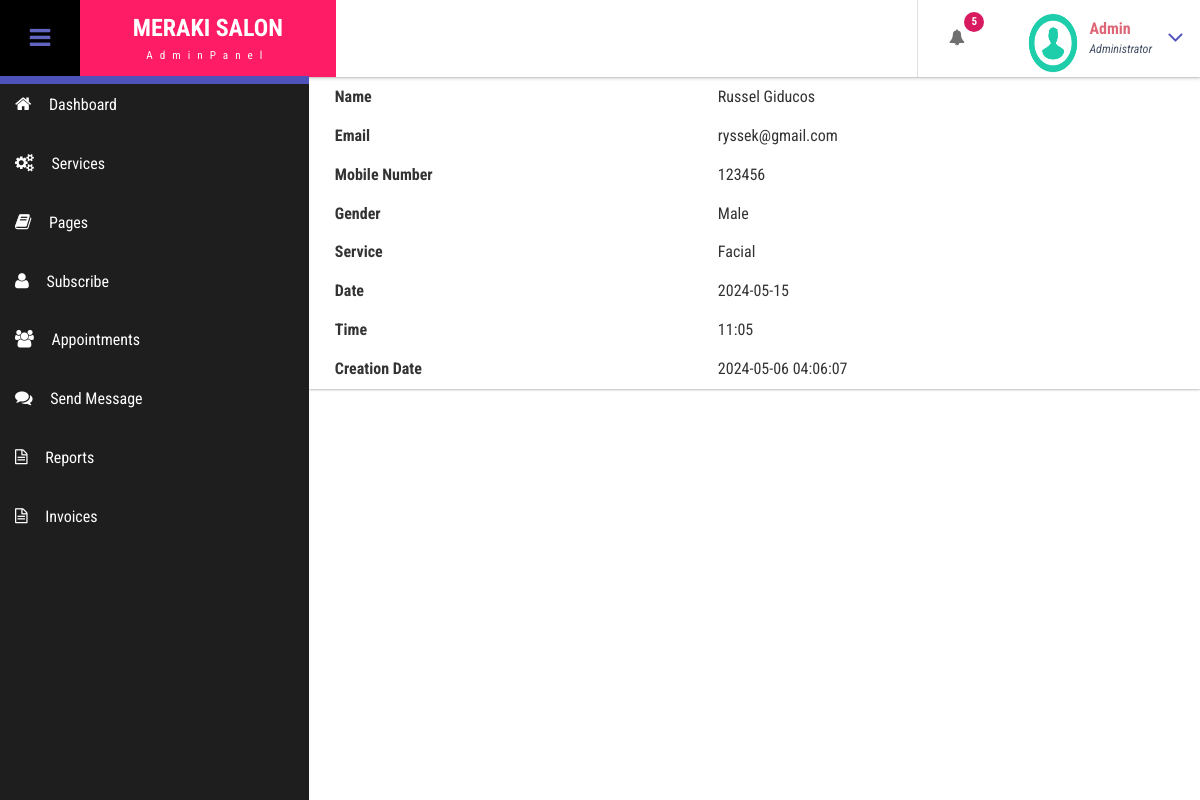
The app's page /admin/view-customer-details.php?viewid=49 (signed in) with its own data.
### tables this page shows
CREATE TABLE `tblcustomers` (
  `ID` int(10) NOT NULL,
  `Name` varchar(120) DEFAULT NULL,
  `Email` varchar(200) DEFAULT NULL,
  `MobileNumber` bigint(11) DEFAULT NULL,
  `AptNumber` varchar(120) DEFAULT NULL,
  `Gender` enum('Female','Male','Others') DEFAULT NULL,
  `app_date` varchar(120) DEFAULT NULL,
  `app_time` varchar(120) DEFAULT NULL,
  `Details` mediumtext DEFAULT NULL,
  `CreationDate` timestamp NULL DEFAULT current_timestamp()
);

### admin/view-customer-details.php (the view, shortened to what this page needs)
<?php
include('includes/dbconnection.php');
if (strlen($_SESSION['bpmsaid'] == 0)) {
	header('location:logout.php');
} else {
  if (isset($_GET['viewid'])) {
    $viewid = $_GET['viewid'];
    $query = mysqli_query($con, "SELECT * FROM tblcustomers WHERE ID='$viewid'");
    if (mysqli_num_rows($query) > 0) {
      $row = mysqli_fetch_array($query);
      $namett = $row['Name'];
      $email = $row['Email'];
      $mobileNumber = $row['MobileNumber'];
      $gender = $row['Gender'];
      $details = $row['Details'];
      $date = $row['app_date'];
      $time = $row['app_time'];
      $creationDate = $row['CreationDate'];
    } else {
      header('location:manage-customers.php');
      exit();
    }
  } else {
    header('location:manage-customers.php');
    exit();
  }
}
?>
<!DOCTYPE HTML>
<html>
<head>
  <link href="css/bootstrap.css" rel='stylesheet' type='text/css' />
  <link href="css/style.css" rel='stylesheet' type='text/css' />
  <link href="css/font-awesome.css" rel="stylesheet">
</head>
<body class="cbp-spmenu-push">
  <div class="main-content">
    <?php include_once('includes/sidebar.php'); ?>
    <?php include_once('includes/header.php'); ?>
    <div id="page-wrapper">
      <div class="main-page">
        <div class="widget-shadow">
          <div class="form-group">
            <table class="table">
              <tr>
                <th>Name</th>
                <td>
                  <?php echo $namett; ?>
                </td>
              </tr>
              <tr>
                <th>Email</th>
                <td>
                  <?php echo $email; ?>
                </td>
              </tr>
              <tr>
                <th>Mobile Number</th>
                <td>
                  <?php echo $mobileNumber; ?>
                </td>
              </tr>
              <tr>
                <th>Gender</th>
                <td>
                  <?php echo $gender; ?>
                </td>
              </tr>
              <tr>
                <th>Service</th>
                <td>
                  <?php echo $details; ?>
                </td>
              </tr>
              <tr>
                <th>Date</th>
                <td>
                  <?php echo $date; ?>
                </td>
              </tr>              <tr>
                <th>Time</th>
                <td>
                  <?php echo $time; ?>
                </td>
              </tr>
              <tr>
                <th>Creation Date</th>
                <td>
                  <?php echo $creationDate; ?>
                </td>
              </tr>
            </table>
          </div>
        </div>
      </div>
    </div>
  </div>
</body>
</html>

### admin/includes/header.php (shortened to what this page needs)
<div class="sticky-header header-section ">
  <div class="header-left">
    <button id="showLeftPush"><i class="fa fa-bars"></i></button>
    <div class="logo">
      <a href="dashboard.php">
        <h1>MERAKI SALON</h1>
        <span>AdminPanel</span>
      </a>
    </div>
  </div>
  <div class="header-right">
    <div class="profile_details_left">
      <ul class="nofitications-dropdown">
        <?php
        $ret1 = mysqli_query($con, "select ID,Name from tblcustomers ORDER BY ID DESC");
        $num = mysqli_num_rows($ret1);
        ?>
        <li class="dropdown head-dpdn">
          <a href="#" class="dropdown-toggle" data-toggle="dropdown" aria-expanded="false"><i
              class="fa fa-bell"></i><span class="badge blue"><?php echo $num; ?></span></a>
        </li>
      </ul>
      <div class="clearfix"> </div>
    </div>
    <div class="profile_details">
      <?php
      $adid = $_SESSION['bpmsaid'];
      $ret = mysqli_query($con, "select AdminName from tbladmin where ID='$adid'");
      $row = mysqli_fetch_array($ret);
      $name = $row['AdminName'];
      ?>
      <ul>
        <li class="dropdown profile_details_drop">
          <a href="#" class="dropdown-toggle" data-toggle="dropdown" aria-expanded="false">
            <div class="profile_img">
              <span class="prfil-img"><img src="images/download (1).png" alt="" width="50" height="60"> </span>
              <div class="user-name">
                <p><?php echo $name; ?></p>
                <span>Administrator</span>
              </div>
              <i class="fa fa-angle-down lnr"></i>
              <div class="clearfix"></div>
            </div>
          </a>
        </li>
      </ul>
    </div>
  </div>
  <div class="clearfix"> </div>
</div>

### admin/css/style.css (style rules this page uses)
h4, h5, h6, h1, h2, h3 { margin: 0; }
ul, ol { margin: 0; }
p { margin: 0; }
html, body { font-family: "Roboto Condensed", sans-serif; font-size: 100%; overflow-x: hidden; background: #fff; }
body a { transition: 0.5s all ease; -webkit-transition: 0.5s all ease; -moz-transition: 0.5s all ease; -o-transition: 0.5s all ease; -ms-transition: 0.5s all ease; text-decoration: none; }
h1, h2, h3, h4, h5, h6 { margin: 0; }
ul, label { margin: 0; padding: 0; }
.main-content { position: relative; }
.sticky-header { position: fixed; top: 0; left: 0px; width: 100%; z-index: 100; }
.header-section { background: #fff; box-shadow: 1px 1px 4px rgba(0, 0, 0, 0.21); -webkit-box-shadow: 1px 1px 4px rgba(0, 0, 0, 0.21); -moz-box-shadow: 1px 1px 4px rgba(0, 0, 0, 0.21); -o-box-shadow: 1px 1px 4px rgba(0, 0, 0, 0.21); }
.header-section::after { clear: both; display: block; content: ""; }
.header-left { float: left; width: 45%; }
.header-right { float: right; }
button#showLeftPush { font-size: 1.5em; width: 80px; padding: 0.87em 0; text-align: center; cursor: pointer; float: left; color: #ffffff; -moz-transition: all 0.2s ease-out 0s; -webkit-transition: all 0.2s ease-out 0s; transition: all 0.2s ease-out 0s; border: none; background-color: #000000; outline: none; }
.cbp-spmenu-push { overflow-x: hidden; position: relative; }
.cbp-spmenu, .cbp-spmenu-push { -webkit-transition: all 0.3s ease; -moz-transition: all 0.3s ease; transition: all 0.3s ease; }
.cbp-spmenu-push div#page-wrapper { margin: 0 0 0 19.3em; transition: 0.5s all; -webkit-transition: 0.5s all; -moz-transition: 0.5s all; }
.fa { display: inline-block; font-family: FontAwesome; font-style: normal; font-weight: normal; line-height: 1; -webkit-font-smoothing: antialiased; -moz-osx-font-smoothing: grayscale; }
.logo { background: #ff1c66; text-align: center; float: left; }
.logo a { padding: 0.9em 3.3em 0.7em; display: block; text-decoration: none; }
.logo a h1 { color: #fff; font-size: 1.5em; line-height: 1.2em; font-weight: 700; }
.logo a span { color: #f8f8f8; font-size: 0.7em; text-align: center; letter-spacing: 7px; }
.profile_details_left { float: left; }
li.dropdown.head-dpdn { display: inline-block; padding: 1.7em 0; border-left: 1px solid #e0e0e0; float: left; }
li.dropdown.head-dpdn a.dropdown-toggle { padding: 1.7em 2em; }
i.fa.fa-bell { color: #6f6f6f; }
.header-right span.badge { font-size: 11px; font-weight: bold; color: #fff; background: #8bc34a; line-height: 15px; width: 20px; height: 20px; border-radius: 2em; -webkit-border-radius: 2em; -moz-border-radius: 2em; -o-border-radius: 2em; text-align: center; display: inline-block; position: absolute; top: 16%; padding: 2px 0 0; }
.header-right span.blue { background-color: #d81b60; }
.profile_details { float: right; }
.profile_details_drop a.dropdown-toggle { display: block; padding: 0.8em 3em 0 2em; }
.profile_img span.prfil-img { float: left; }
.user-name { float: left; margin-top: 8px; margin-left: 11px; height: 35px; }
.profile_details ul li { list-style-type: none; position: relative; }
.profile_details li a i.fa.lnr { position: absolute; top: 34%; right: 8%; color: #4f52ba; font-size: 1.6em; }
.user-name p { font-size: 1em; color: #dd6777; line-height: 1em; font-weight: 700; }
.user-name span { font-size: 0.75em; font-style: italic; color: #424f63; font-weight: normal; margin-top: 0.3em; }
.widget-shadow { background-color: #fff; box-shadow: 0 -1px 3px rgba(0, 0, 0, 0.12), 0 1px 2px rgba(0, 0, 0, 0.24); -webkit-box-shadow: 0 -1px 3px rgba(0, 0, 0, 0.12), 0 1px 2px rgba(0, 0, 0, 0.24); -moz-box-shadow: 0 -1px 3px rgba(0, 0, 0, 0.12), 0 1px 2px rgba(0, 0, 0, 0.24); }
.table > thead > tr > th, .table > tbody > tr > th, .table > tfoot > tr > th, .table > thead > tr > td, .table > tbody > tr > td, .table > tfoot > tr > td { border-top: none; }

### admin/view-customer-details.php (style rules this page uses)
.form-group { margin-left: 18px; margin-top: 78px; }

### records on screen
tblcustomers: Name "Russel Giducos", Email "ryssek@gmail.com", MobileNumber "123456", Gender "Male", Details "Facial", app_date "2024-05-15", app_time "11:05", CreationDate "2024-05-06 04:06:07"

### other values on screen
$num "5"
$name "Admin"
